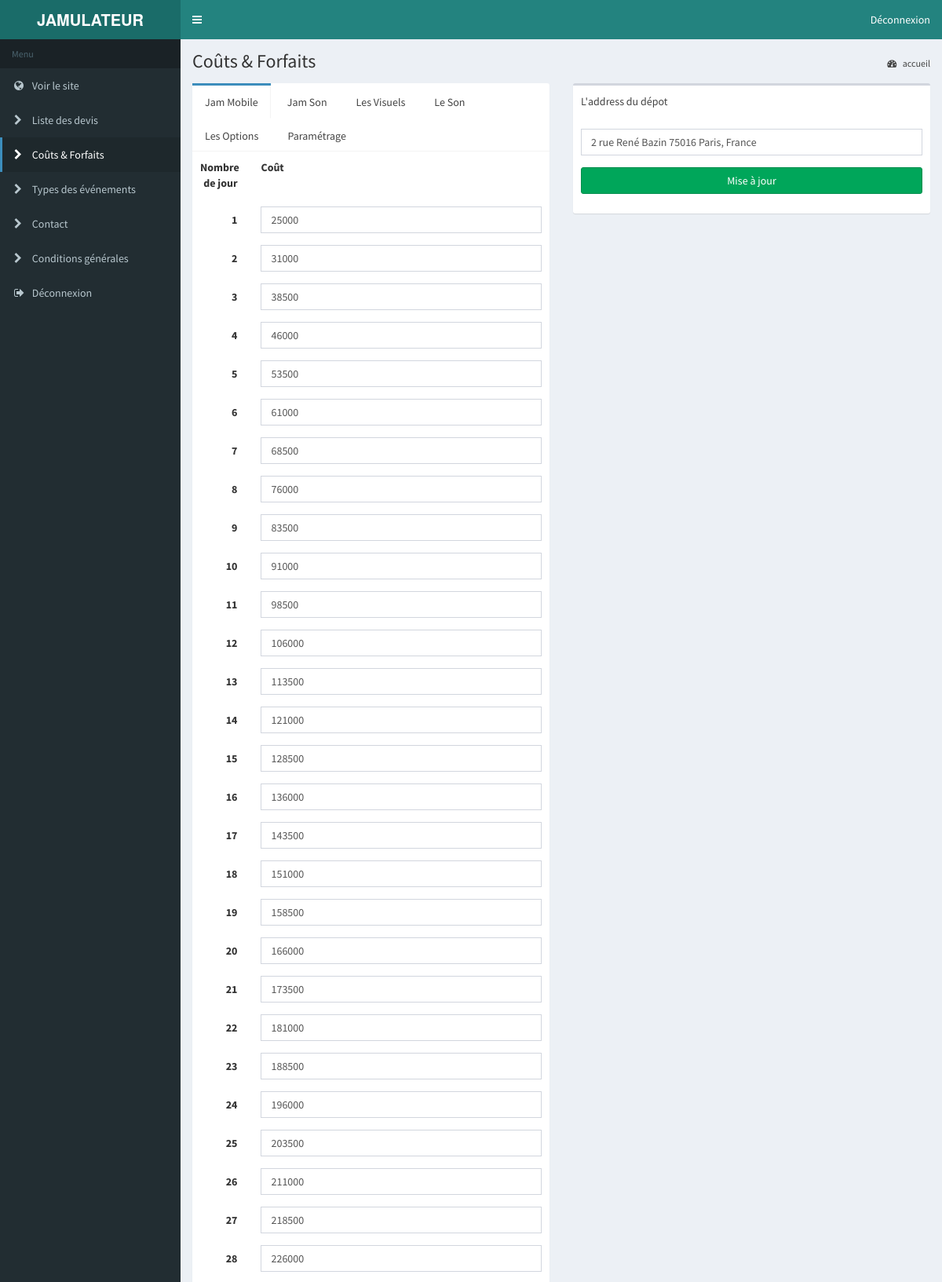
Screenshot of /admin/prices.php (signed in, upper part) with the database file from the repository.
### tables this page shows
CREATE TABLE `JamMobile` (
  `idJamMobile` int(11) NOT NULL,
  `nbrJours` int(11) NOT NULL,
  `price` int(11) NOT NULL,
  `TotalPrice` int(11) NOT NULL
);

CREATE TABLE `contents` (
  `id` int(11) NOT NULL,
  `slug` varchar(255) NOT NULL,
  `content` text NOT NULL
);

### admin/prices.php (the view, shortened to what this page needs)
<?php session_start(); if(!isset($_SESSION['admin'])) header("location:index.php");
$db = db_connect();
?>
<html>
  <head>
    <link rel="stylesheet" href="bootstrap/css/bootstrap.min.css">
    <link rel="stylesheet" href="https://maxcdn.bootstrapcdn.com/font-awesome/4.4.0/css/font-awesome.min.css">
    <link rel="stylesheet" href="https://code.ionicframework.com/ionicons/2.0.1/css/ionicons.min.css">
    <link rel="stylesheet" href="dist/css/AdminLTE.min.css">
    <link rel="stylesheet" href="dist/css/skins/_all-skins.min.css">
  </head>
  <body class="hold-transition skin-blue sidebar-mini">
    <div class="wrapper">
      <header class="main-header">
        <a href="./home.php" class="logo">
          <span class="logo-lg"><b>JAMULATEUR</b></span>
        </a>
        <nav class="navbar navbar-static-top" role="navigation">
          <a href="#" class="sidebar-toggle" data-toggle="offcanvas" role="button">
          </a>
          <div class="navbar-custom-menu">
            <ul class="nav navbar-nav">
              <li class="dropdown user user-menu">
                <a href="logout.php" class="">
                  <span class="hidden-xs">Déconnexion</span>
                </a>
              </li>
            </ul>
          </div>
        </nav>
      </header>
      <aside class="main-sidebar">
        <section class="sidebar">
         <?php include 'menu.php'; ?>
        </section>
      </aside>
      <div class="content-wrapper">
        <section class="content-header">
          <h1>
            Coûts & Forfaits
          </h1>
          <ol class="breadcrumb">
            <li><a href="./"><i class="fa fa-dashboard"></i> accueil</a></li>
          </ol>
        </section>
        <section class="content">
          <div class="row">
            <div class="col-sm-12 col-md-6">
                  <div class="nav-tabs-custom">
                    <ul class="nav nav-tabs">
                      <li class="<?= (!isset($_GET['tab']) || $_GET['tab'] == 1 ) ? 'active' : '' ?>"><a href="#tab_1" data-toggle="tab">Jam Mobile</a></li>
                      <li class="<?= (isset($_GET['tab']) && $_GET['tab'] == 2 ) ? 'active' : '' ?>"><a href="#tab_2" data-toggle="tab">Jam Son</a></li>
                      <li class="<?= (isset($_GET['tab']) && $_GET['tab'] == 3 ) ? 'active' : '' ?>"><a href="#tab_3" data-toggle="tab">Les Visuels</a></li>
                      <li class="<?= (isset($_GET['tab']) && $_GET['tab'] == 4 ) ? 'active' : '' ?>"><a href="#tab_4" data-toggle="tab">Le Son</a></li>
                      <li class="<?= (isset($_GET['tab']) && $_GET['tab'] == 5 ) ? 'active' : '' ?>"><a href="#tab_5" data-toggle="tab">Les Options</a></li>
                      <li class="<?= (isset($_GET['tab']) && $_GET['tab'] == 6 ) ? 'active' : '' ?>"><a href="#tab_6" data-toggle="tab">Paramétrage</a></li>
                    </ul>
                    <div class="tab-content">
                      <div class="tab-pane <?= (!isset($_GET['tab']) || $_GET['tab'] == 1 ) ? 'active' : '' ?>" id="tab_1">
                        <form method="post" action="update-prices.php">
                          <div class="row form-group">
                           <label class="col-xs-2"  align="right">Nombre de jour</label>
                           <label class="col-xs-10">Coût</label>
                          </div>
                          <?php
                            $query = $db->query("SELECT * FROM JamMobile");
                            $result = $query->fetchAll(PDO::FETCH_ASSOC);
                          ?>
                          <?php foreach ($result as $key => $row): ?>
                            <div class="row form-group">
                             <label class="col-xs-2" align="right" style="padding-top: 7px"><?= $row['nbrJours'] ?></label>
                             <div class="col-xs-10">
                                <input type="text" class="form-control" name="<?= $row['idJamMobile'] ?>" value="<?= $row['TotalPrice'] ?>">
                             </div>
                            </div>
                          <?php endforeach ?>
                        </form>
                      </div>
                    </div>
                  </div>
            </div>
            <?php
              $query = $db->query("SELECT * FROM contents where slug = 'adresse_depot' ");
              $result = $query->fetchAll(PDO::FETCH_ASSOC)[0];
            ?>
            <div class="col-sm-6">
              <div class="box">
                <div class="box-header">L'address du dépot</div>
                <div class="box-body table-responsive ">
                  <form method="post" action="">
                      <div class="form-group">
                        <input type="text" class="form-control" name="address" placeholder="" required value="<?= $result['content'] ?>">
                      </div>
                      <div class="form-group">
                        <button class="btn btn-block btn-success">Mise à jour</button>
                      </div>
                  </form>
                </div>
              </div>
            </div>
          </div>
        </section>
      </div>
    </div>
  </body>
</html>

### rows the page displays
jammobile: nbrJours "1", TotalPrice "25000"
jammobile: nbrJours "2", TotalPrice "31000"
jammobile: nbrJours "3", TotalPrice "38500"
jammobile: nbrJours "4", TotalPrice "46000"
jammobile: nbrJours "5", TotalPrice "53500"
jammobile: nbrJours "6", TotalPrice "61000"
jammobile: nbrJours "7", TotalPrice "68500"
jammobile: nbrJours "8", TotalPrice "76000"
jammobile: nbrJours "9", TotalPrice "83500"
jammobile: nbrJours "10", TotalPrice "91000"
jammobile: nbrJours "11", TotalPrice "98500"
jammobile: nbrJours "12", TotalPrice "106000"
jammobile: nbrJours "13", TotalPrice "113500"
jammobile: nbrJours "14", TotalPrice "121000"
jammobile: nbrJours "15", TotalPrice "128500"
jammobile: nbrJours "16", TotalPrice "136000"
jammobile: nbrJours "17", TotalPrice "143500"
jammobile: nbrJours "18", TotalPrice "151000"
jammobile: nbrJours "19", TotalPrice "158500"
jammobile: nbrJours "20", TotalPrice "166000"
jammobile: nbrJours "21", TotalPrice "173500"
jammobile: nbrJours "22", TotalPrice "181000"
jammobile: nbrJours "23", TotalPrice "188500"
jammobile: nbrJours "24", TotalPrice "196000"
jammobile: nbrJours "25", TotalPrice "203500"
jammobile: nbrJours "26", TotalPrice "211000"
jammobile: nbrJours "27", TotalPrice "218500"
jammobile: nbrJours "28", TotalPrice "226000"
contents: address "2 rue René Bazin 75016 Paris, France"
